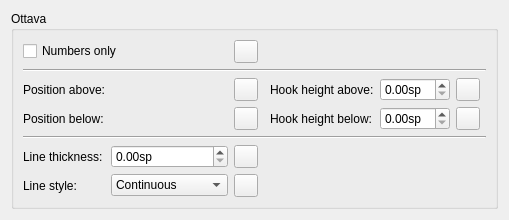
      <widget class="QWidget" name="PageOttava">
       <layout class="QVBoxLayout" name="verticalLayout_47">
        <item>
         <widget class="QGroupBox" name="groupBox_ottava">
          <property name="minimumSize">
           <size>
            <width>0</width>
            <height>100</height>
           </size>
          </property>
          <property name="title">
           <string>Ottava</string>
          </property>
          <layout class="QGridLayout" name="gridLayout_12">
           <item row="0" column="3">
            <spacer name="horizontalSpacer_29">
             <property name="orientation">
              <enum>Qt::Horizontal</enum>
             </property>
             <property name="sizeHint" stdset="0">
              <size>
               <width>0</width>
               <height>0</height>
              </size>
             </property>
            </spacer>
           </item>
           <item row="6" column="2">
            <widget class="QToolButton" name="resetOttavaLineWidth">
             <property name="sizePolicy">
              <sizepolicy hsizetype="Fixed" vsizetype="Fixed">
               <horstretch>0</horstretch>
               <verstretch>0</verstretch>
              </sizepolicy>
             </property>
             <property name="toolTip">
              <string>Reset to default</string>
             </property>
             <property name="accessibleName">
              <string>Reset 'Line thickness' value</string>
             </property>
             <property name="text">
              <string notr="true"/>
             </property>
            </widget>
           </item>
           <item row="6" column="0">
            <widget class="QLabel" name="label_88">
             <property name="text">
              <string>Line thickness:</string>
             </property>
             <property name="buddy">
              <cstring>ottavaLineWidth</cstring>
             </property>
            </widget>
           </item>
           <item row="3" column="2">
            <widget class="QToolButton" name="resetOttavaPosBelow">
             <property name="sizePolicy">
              <sizepolicy hsizetype="Fixed" vsizetype="Fixed">
               <horstretch>0</horstretch>
               <verstretch>0</verstretch>
              </sizepolicy>
             </property>
             <property name="toolTip">
              <string>Reset to default</string>
             </property>
             <property name="accessibleName">
              <string>Reset 'Position below' value</string>
             </property>
             <property name="text">
              <string notr="true"/>
             </property>
            </widget>
           </item>
           <item row="2" column="0">
            <widget class="QLabel" name="label_81">
             <property name="text">
              <string>Position above:</string>
             </property>
             <property name="buddy">
              <cstring>ottavaPosAbove</cstring>
             </property>
            </widget>
           </item>
           <item row="2" column="2">
            <widget class="QToolButton" name="resetOttavaPosAbove">
             <property name="sizePolicy">
              <sizepolicy hsizetype="Fixed" vsizetype="Fixed">
               <horstretch>0</horstretch>
               <verstretch>0</verstretch>
              </sizepolicy>
             </property>
             <property name="toolTip">
              <string>Reset to default</string>
             </property>
             <property name="accessibleName">
              <string>Reset 'Position above' value</string>
             </property>
             <property name="text">
              <string notr="true"/>
             </property>
            </widget>
           </item>
           <item row="3" column="5">
            <widget class="QDoubleSpinBox" name="ottavaHookBelow">
             <property name="suffix">
              <string extracomment="spatium unit">sp</string>
             </property>
            </widget>
           </item>
           <item row="3" column="1">
            <widget class="mu::notation::OffsetSelect" name="ottavaPosBelow" native="true"/>
           </item>
           <item row="2" column="5">
            <widget class="QDoubleSpinBox" name="ottavaHookAbove">
             <property name="suffix">
              <string extracomment="spatium unit">sp</string>
             </property>
            </widget>
           </item>
           <item row="3" column="0">
            <widget class="QLabel" name="label_130">
             <property name="text">
              <string>Position below:</string>
             </property>
             <property name="buddy">
              <cstring>ottavaPosBelow</cstring>
             </property>
            </widget>
           </item>
           <item row="2" column="4">
            <widget class="QLabel" name="label_87">
             <property name="text">
              <string>Hook height above:</string>
             </property>
             <property name="buddy">
              <cstring>ottavaHookAbove</cstring>
             </property>
            </widget>
           </item>
           <item row="2" column="1">
            <widget class="mu::notation::OffsetSelect" name="ottavaPosAbove" native="true"/>
           </item>
           <item row="2" column="6">
            <widget class="QToolButton" name="resetOttavaHookAbove">
             <property name="sizePolicy">
              <sizepolicy hsizetype="Fixed" vsizetype="Fixed">
               <horstretch>0</horstretch>
               <verstretch>0</verstretch>
              </sizepolicy>
             </property>
             <property name="toolTip">
              <string>Reset to default</string>
             </property>
             <property name="accessibleName">
              <string>Reset 'Hook height' value</string>
             </property>
             <property name="text">
              <string notr="true"/>
             </property>
            </widget>
           </item>
           <item row="3" column="4">
            <widget class="QLabel" name="label_185">
             <property name="text">
              <string>Hook height below:</string>
             </property>
             <property name="buddy">
              <cstring>ottavaHookBelow</cstring>
             </property>
            </widget>
           </item>
           <item row="7" column="2">
            <widget class="QToolButton" name="resetOttavaLineStyle">
             <property name="sizePolicy">
              <sizepolicy hsizetype="Fixed" vsizetype="Fixed">
               <horstretch>0</horstretch>
               <verstretch>0</verstretch>
              </sizepolicy>
             </property>
             <property name="toolTip">
              <string>Reset to default</string>
             </property>
             <property name="accessibleName">
              <string>Reset 'Line style' value</string>
             </property>
             <property name="text">
              <string notr="true"/>
             </property>
            </widget>
           </item>
           <item row="0" column="2">
            <widget class="QToolButton" name="resetOttavaNumbersOnly">
             <property name="sizePolicy">
              <sizepolicy hsizetype="Fixed" vsizetype="Fixed">
               <horstretch>0</horstretch>
               <verstretch>0</verstretch>
              </sizepolicy>
             </property>
             <property name="toolTip">
              <string>Reset to default</string>
             </property>
             <property name="accessibleName">
              <string>Reset 'Numbers only' value</string>
             </property>
             <property name="text">
              <string notr="true"/>
             </property>
            </widget>
           </item>
           <item row="7" column="0">
            <widget class="QLabel" name="label_105">
             <property name="text">
              <string>Line style:</string>
             </property>
             <property name="buddy">
              <cstring>ottavaLineStyle</cstring>
             </property>
            </widget>
           </item>
           <item row="3" column="6">
            <widget class="QToolButton" name="resetOttavaHookBelow">
             <property name="sizePolicy">
              <sizepolicy hsizetype="Fixed" vsizetype="Fixed">
               <horstretch>0</horstretch>
               <verstretch>0</verstretch>
              </sizepolicy>
             </property>
             <property name="toolTip">
              <string>Reset to default</string>
             </property>
             <property name="accessibleName">
              <string>Reset 'Hook height' value</string>
             </property>
             <property name="text">
              <string notr="true"/>
             </property>
            </widget>
           </item>
           <item row="7" column="1">
            <widget class="QComboBox" name="ottavaLineStyle">
             <item>
              <property name="text">
               <string>Continuous</string>
              </property>
             </item>
             <item>
              <property name="text">
               <string>Dashed</string>
              </property>
             </item>
             <item>
              <property name="text">
               <string>Dotted</string>
              </property>
             </item>
             <item>
              <property name="text">
               <string>Dash-dotted</string>
              </property>
             </item>
             <item>
              <property name="text">
               <string>Dash-dot-dotted</string>
              </property>
             </item>
            </widget>
           </item>
           <item row="6" column="1">
            <widget class="QDoubleSpinBox" name="ottavaLineWidth">
             <property name="suffix">
              <string extracomment="spatium unit">sp</string>
             </property>
            </widget>
           </item>
           <item row="0" column="7">
            <spacer name="horizontalSpacer_56">
             <property name="orientation">
              <enum>Qt::Horizontal</enum>
             </property>
             <property name="sizeHint" stdset="0">
              <size>
               <width>0</width>
               <height>0</height>
              </size>
             </property>
            </spacer>
           </item>
           <item row="1" column="0" colspan="8">
            <widget class="Line" name="line_5">
             <property name="orientation">
              <enum>Qt::Horizontal</enum>
             </property>
            </widget>
           </item>
           <item row="4" column="0" colspan="8">
            <widget class="Line" name="line_4">
             <property name="orientation">
              <enum>Qt::Horizontal</enum>
             </property>
            </widget>
           </item>
           <item row="0" column="0" colspan="2">
            <widget class="QCheckBox" name="ottavaNumbersOnly">
             <property name="text">
              <string>Numbers only</string>
             </property>
            </widget>
           </item>
          </layout>
         </widget>
        </item>
        <item>
         <spacer name="verticalSpacer_14">
          <property name="orientation">
           <enum>Qt::Vertical</enum>
          </property>
          <property name="sizeHint" stdset="0">
           <size>
            <width>0</width>
            <height>0</height>
           </size>
          </property>
         </spacer>
        </item>
       </layout>
      </widget>
